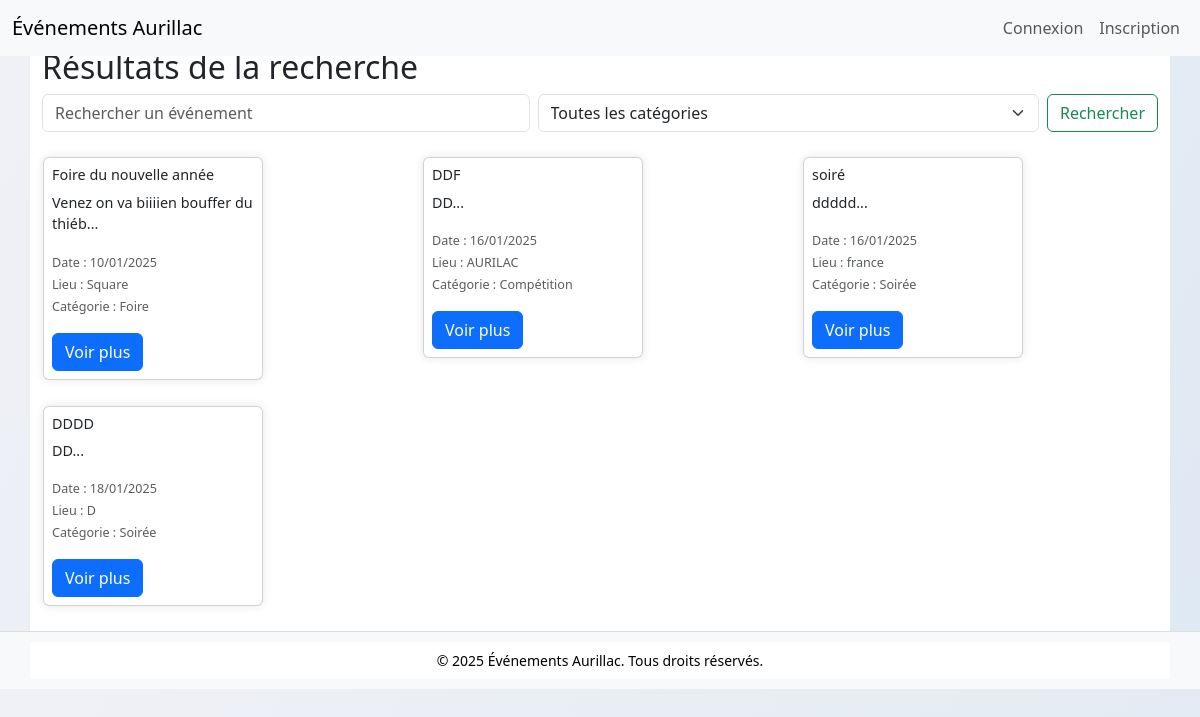
Page /recherche.php on the committed database.
### tables this page shows
CREATE TABLE `evenement` (
  `id_evenement` int(11) NOT NULL,
  `id_annonceur` int(11) NOT NULL,
  `id_categorie_evenement` int(11) NOT NULL,
  `id_sous_categorie_evenement` int(11) DEFAULT NULL,
  `nom` varchar(150) NOT NULL,
  `description` text NOT NULL,
  `date_evenement` date NOT NULL,
  `heure` time DEFAULT NULL,
  `lieu` varchar(200) NOT NULL,
  `image` varchar(255) DEFAULT NULL,
  `statut` varchar(20) DEFAULT 'actif',
  `compteur_consultations` int(11) DEFAULT 0,
  `date_creation` timestamp NOT NULL DEFAULT current_timestamp()
);

CREATE TABLE `categorieevenement` (
  `id_categorie_evenement` int(11) NOT NULL,
  `nom` varchar(100) NOT NULL
);

### recherche.php (the view, shortened to what this page needs)
<?php
require_once 'config/db_connect.php';
$condition = '';
$params = [];
try {
    $sql = '
        SELECT e.*, c.nom AS categorie
        FROM Evenement e
        JOIN CategorieEvenement c ON e.id_categorie_evenement = c.id_categorie_evenement
        WHERE e.date_evenement >= CURDATE()' . $condition . '
        ORDER BY e.date_evenement ASC
    ';
    $stmt = $pdo->prepare($sql);
    $stmt->execute($params);
    $evenements = $stmt->fetchAll();
} catch (Exception $e) {
    echo 'Erreur lors de la récupération des événements : ' . $e->getMessage();
    exit();
}
?>
<!DOCTYPE html>
<html lang="fr">
<head>
    <link rel="stylesheet" href="<?php echo BASE_URL; ?>assets/css/bootstrap.min.css">
    <link rel="stylesheet" href="<?php echo BASE_URL; ?>assets/css/style.css">
</head>
<body>
    <?php include 'includes/header.php'; ?>
    <div class="container mt-5">
        <h2>Résultats de la recherche</h2>
        <form method="GET" action="recherche.php" class="d-flex mb-4">
            <input class="form-control me-2" type="search" name="q" placeholder="Rechercher un événement" aria-label="Rechercher" value="<?php echo isset($q) ? $q : ''; ?>">
            <select class="form-select me-2" name="categorie">
                <option value="">Toutes les catégories</option>
            </select>
            <button class="btn btn-outline-success" type="submit">Rechercher</button>
        </form>
        <div class="row">
            <?php if (count($evenements) > 0): ?>
                <?php foreach ($evenements as $evenement): ?>
                    <div class="col-md-4 mb-4">
                        <div class="card">
                            <div class="card-body">
                                <h5 class="card-title"><?php echo htmlspecialchars($evenement['nom']); ?></h5>
                                <p class="card-text">
                                    <?php echo htmlspecialchars(substr($evenement['description'], 0, 100)) . '...'; ?>
                                </p>
                                <p class="card-text">
                                    <small class="text-muted">
                                        Date : <?php echo date('d/m/Y', strtotime($evenement['date_evenement'])); ?><br>
                                        Lieu : <?php echo htmlspecialchars($evenement['lieu']); ?><br>
                                        Catégorie : <?php echo htmlspecialchars($evenement['categorie']); ?>
                                    </small>
                                </p>
                                <a href="evenement.php?id=<?php echo $evenement['id_evenement']; ?>" class="btn btn-primary">Voir plus</a>
                            </div>
                        </div>
                    </div>
                <?php endforeach; ?>
            <?php else: ?>
                <p>Aucun événement trouvé.</p>
            <?php endif; ?>
        </div>
    </div>
    <?php include 'includes/footer.php'; ?>
</body>
</html>

### assets/css/style.css (style rules this page uses)
body { background: linear-gradient(120deg, #f0f1f6, #dfe9f3); font-family: 'Segoe UI', Tahoma, sans-serif; margin-top: 60px; margin-bottom: 40px; padding-top: 56px; padding-bottom: 50px; margin: 0; padding: 56px 0 40px 0; }
.container { background-color: #fff; }
.card { box-shadow: 0 0 10px rgba(0,0,0,0.1); max-width: 220px; margin: 1px; }
.card-body { padding: 0.5rem; }
.card-title, .card-text { font-size: 0.9rem; }
.row .col-md-4, .row .col-lg-3, .row .col-6 { margin-bottom: 3px; }
.row { gap:0,01px; }
input, select, button { border-radius: 0; }
form.d-flex .btn { flex-shrink: 0; }
body { background: linear-gradient(120deg, #f0f1f6, #dfe9f3); font-family: 'Segoe UI', Tahoma, sans-serif; margin: 0; padding: 0; }

### rows in the picture
evenement: nom "Foire du nouvelle année", description "Venez on va biiiien bouffer du thiéb", date_evenement "10/01/2025", lieu "Square", id_categorie_evenement.nom "Foire"
evenement: nom "DDF", description "DD", date_evenement "16/01/2025", lieu "AURILAC", id_categorie_evenement.nom "Compétition"
evenement: nom "soiré", description "ddddd", date_evenement "16/01/2025", lieu "france", id_categorie_evenement.nom "Soirée"
evenement: nom "DDDD", description "DD", date_evenement "18/01/2025", lieu "D", id_categorie_evenement.nom "Soirée"
